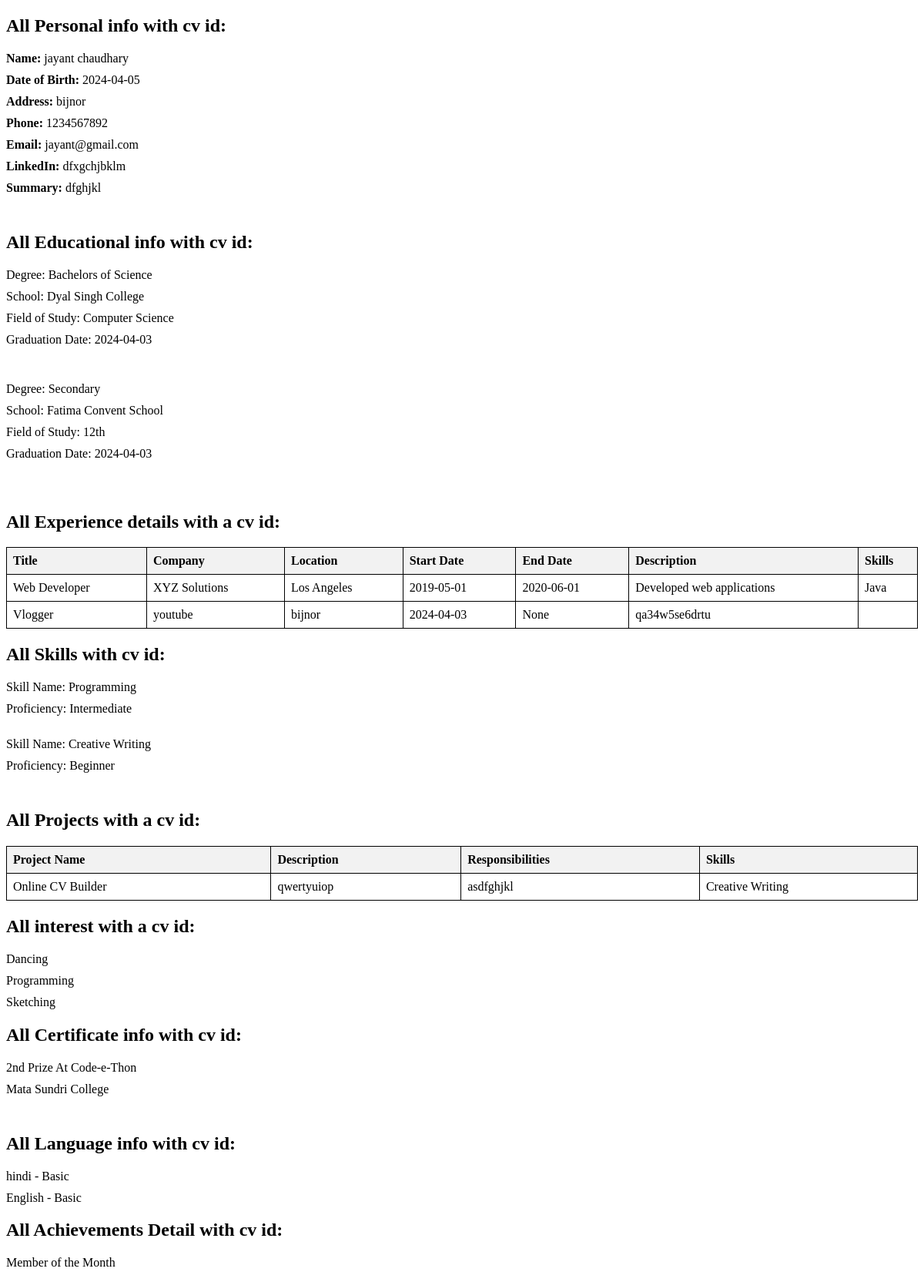
/queryall/22, run on the app's committed database.
### app.py (models this page shows)
class PersonalInformation(db.Model):
    PersonalInfoID = db.Column(db.Integer, primary_key=True)
    Userid = db.Column(db.Integer, db.ForeignKey("user.Userid"), nullable=False)
    CV_ID = db.Column(
        db.Integer, db.ForeignKey("cv.CV_ID"), nullable=False
    )  # New column for CV ID
    Fname = db.Column(db.String(100), nullable=False)
    Lname = db.Column(db.String(100), nullable=False)
    DOB = db.Column(db.Date, nullable=False)
    Address = db.Column(db.String(255), nullable=False)
    Phn = db.Column(db.String(20), nullable=False)
    Email = db.Column(db.String(100), nullable=False)
    LinkedIn = db.Column(db.String(255))
    Summary = db.Column(db.Text)

class Education(db.Model):
    Edu_ID = db.Column(db.Integer, primary_key=True)
    CV_ID = db.Column(db.Integer, db.ForeignKey("cv.CV_ID"), nullable=False)
    Userid = db.Column(db.Integer, db.ForeignKey("user.Userid"), nullable=False)
    Degree = db.Column(db.String(255), nullable=False)
    School = db.Column(db.String(255), nullable=False)
    FieldofStudy = db.Column(db.String(255), nullable=False)
    Grad_date = db.Column(db.Date, nullable=True)

class Experience(db.Model):
    __tablename__ = "experience"
    ExpID = db.Column(db.Integer, primary_key=True)
    CV_ID = db.Column(db.Integer, db.ForeignKey("cv.CV_ID"), nullable=False)
    Userid = db.Column(db.Integer, db.ForeignKey("user.Userid"), nullable=False)
    current_job = db.Column(db.Boolean, default=False)
    title = db.Column(db.String(255), nullable=False)
    company = db.Column(db.String(255), nullable=False)
    location = db.Column(db.String(255), nullable=False)  # Renamed from Location
    start_date = db.Column(db.Date, nullable=False)  # Renamed from StartDate
    end_date = db.Column(db.Date, nullable=True)  # Renamed from EndDate
    description = db.Column(db.String(255), nullable=False)  # Renamed from Desc
    skill_id = db.Column(db.Integer, db.ForeignKey("skills.SkillID"))

class Skills(db.Model):
    __tablename__ = "skills"
    SkillID = db.Column(db.Integer, primary_key=True)
    Userid = db.Column(db.Integer, db.ForeignKey("user.Userid"), nullable=False)
    CV_ID = db.Column(db.Integer, db.ForeignKey("cv.CV_ID"), nullable=False)
    skill_name = db.Column(db.String(255), nullable=False)  # Renamed from Skillname
    proficiency = db.Column(db.String(255), nullable=False)

class Project(db.Model):
    ProjectID = db.Column(db.Integer, primary_key=True)
    CV_ID = db.Column(db.Integer, db.ForeignKey("cv.CV_ID"), nullable=False)
    Userid = db.Column(db.Integer, db.ForeignKey("user.Userid"), nullable=False)
    skill_id = db.Column(db.Integer, db.ForeignKey("skills.SkillID"))
    PrjtName = db.Column(db.String(255), nullable=False)
    Desc = db.Column(db.String(255), nullable=False)
    Responsibilities = db.Column(db.String(255), nullable=False)

class Interest(db.Model):
    CV_ID = db.Column(db.Integer, db.ForeignKey("cv.CV_ID"), nullable=False)
    InterestID = db.Column(db.Integer, primary_key=True)
    Userid = db.Column(db.Integer, db.ForeignKey("user.Userid"), nullable=False)
    interest_name = db.Column(db.String(255), nullable=False)

class Certificates(db.Model):
    CertificateID = db.Column(db.Integer, primary_key=True)
    CV_ID = db.Column(db.Integer, db.ForeignKey("cv.CV_ID"), nullable=False)
    Userid = db.Column(db.Integer, db.ForeignKey("user.Userid"), nullable=False)
    Name = db.Column(db.String(255), nullable=False)
    Issuer = db.Column(db.String(255), nullable=False)

class Language(db.Model):
    CV_ID = db.Column(db.Integer, db.ForeignKey("cv.CV_ID"), nullable=False)
    LanguageID = db.Column(db.Integer, primary_key=True)
    Userid = db.Column(db.Integer, db.ForeignKey("user.Userid"), nullable=False)
    LangName = db.Column(db.String(100), nullable=False)
    Proficiency_Lang = db.Column(db.String(50), nullable=False)

class Achievement(db.Model):
    CV_ID = db.Column(db.Integer, db.ForeignKey("cv.CV_ID"), nullable=False)
    AchievID = db.Column(db.Integer, primary_key=True)
    Userid = db.Column(db.Integer, db.ForeignKey("user.Userid"), nullable=False)
    desc = db.Column(db.String(255), nullable=False)

### app.py (the view)
@app.route("/queryall/<int:cv_id>")
def queryall(cv_id):
    personal_info = PersonalInformation.query.filter_by(CV_ID=cv_id).all()
    education_details = Education.query.filter_by(CV_ID=cv_id).all()
    Skill_details = Skills.query.filter_by(CV_ID=cv_id).all()
    Certificates_details = Certificates.query.filter_by(CV_ID=cv_id).all()
    interest_details = Interest.query.filter_by(CV_ID=cv_id).all()
    language_details = Language.query.filter_by(CV_ID=cv_id).all()
    Achievement_details = Achievement.query.filter_by(CV_ID=cv_id).all()
    experiences = Experience.query.filter_by(CV_ID=cv_id).all()
    experience_skills = {}
    for experience in experiences:
        skill_ids = [
            experience.skill_id
        ]  # Assuming skill_id is a comma-separated string of skill IDs
        skill_names = [
            skill.skill_name
            for skill in Skills.query.filter(Skills.SkillID.in_(skill_ids))
        ]
        experience_skills[experience.ExpID] = skill_names
    projects = Project.query.filter_by(CV_ID=cv_id).all()
    project_skills = {}
    for project in projects:
        skill_ids = [
            project.skill_id
        ]  # Assuming skill_id is a comma-separated string of skill IDs
        skill_names = [
            skill.skill_name
            for skill in Skills.query.filter(Skills.SkillID.in_(skill_ids))
        ]
        project_skills[project.ProjectID] = skill_names
    return render_template(
        "Queries_all.html",
        Certificates_details=Certificates_details,
        personal_info=personal_info,
        education_details=education_details,
        experiences=experiences,
        experience_skills=experience_skills,
        Skill_details=Skill_details,
        projects=projects,
        project_skills=project_skills,
        interest_details=interest_details,
        language_details=language_details,
        Achievement_details=Achievement_details,
    )

### templates/Queries_all.html (shortened to what this page needs)
<!DOCTYPE html>
<html lang="en">
<head>
</head>
<body>
    <h2>All Personal info with cv id:</h2>
    <ul>
        {% for info in personal_info %}
            <li><strong>Name:</strong> {{ info.Fname }} {{ info.Lname }}</li>
            <li><strong>Date of Birth:</strong> {{ info.DOB }}</li>
            <li><strong>Address:</strong> {{ info.Address }}</li>
            <li><strong>Phone:</strong> {{ info.Phn }}</li>
            <li><strong>Email:</strong> {{ info.Email }}</li>
            <li><strong>LinkedIn:</strong> {{ info.LinkedIn }}</li>
            <li><strong>Summary:</strong> {{ info.Summary }}</li>
            <br>
        {% endfor %}
    </ul>
    <h2>All Educational info with cv id:</h2>
    <ul>
    {% for edu in education_details %}
        <li>Degree: {{ edu.Degree }}</li>
        <li>School: {{ edu.School }}</li>
        <li>Field of Study: {{ edu.FieldofStudy }}</li>
        <li>Graduation Date: {{ edu.Grad_date }}</li><br><br>
    {% endfor %}
    </ul>
    <h2>All Experience details with a cv id:</h2>
    <table>
        <thead>
            <tr>
                <th>Title</th>
                <th>Company</th>
                <th>Location</th>
                <th>Start Date</th>
                <th>End Date</th>
                <th>Description</th>
                <th>Skills</th>
            </tr>
        </thead>
        <tbody>
            {% for experience in experiences %}
                <tr>
                    <td>{{ experience.title }}</td>
                    <td>{{ experience.company }}</td>
                    <td>{{ experience.location }}</td>
                    <td>{{ experience.start_date }}</td>
                    <td>{{ experience.end_date }}</td>
                    <td>{{ experience.description }}</td>
                    <td>
                        {% for skill in experience_skills[experience.ExpID] %}
                            {{ skill }}{% if not loop.last %}, {% endif %}
                        {% endfor %}
                    </td>
                </tr>
            {% endfor %}
        </tbody>
    </table>
    <h2>All Skills with cv id:</h2>
    <ul>
    {% for skill in Skill_details %}
        <li>Skill Name: {{ skill.skill_name }}</li>
        <li>Proficiency: {{ skill.proficiency }}</li><br>
    {% endfor %}
    </ul>
    <h2>All Projects with a cv id:</h2>
    <table>
        <thead>
            <tr>
                <th>Project Name</th>
                <th>Description</th>
                <th>Responsibilities</th>
                <th>Skills</th>
            </tr>
        </thead>
        <tbody>
            {% for project in projects %}
                <tr>
                    <td>{{ project.PrjtName }}</td>
                    <td>{{ project.Desc }}</td>
                    <td>{{ project.Responsibilities }}</td>
                    <td>
                        {% for skill in project_skills[project.ProjectID] %}
                            {{ skill }}{% if not loop.last %}, {% endif %}
                        {% endfor %}
                    </td>
                </tr>
            {% endfor %}
        </tbody>
    </table>
    <h2>All interest with a cv id:</h2>
    <ul>
    {% for interest in interest_details %}
        <li>{{ interest.interest_name }}</li>
    {% endfor %}
    </ul>
    <h2>All Certificate info with cv id:</h2>
    <ul>
    {% for cert in Certificates_details %}
        <li>{{ cert.Name }}</li>
        <li>{{ cert.Issuer }}</li><br>
    {% endfor %}
    </ul>
    <h2>All Language info with cv id:</h2>
    <ul>
    {% for language in language_details %}
        <li>{{ language.LangName }} - {{ language.Proficiency_Lang }}</li>
    {% endfor %}
    </ul>
    <h2>All Achievements Detail with cv id:</h2>
    <ul>
    {% for achievement in Achievement_details %}
        <li>{{ achievement.desc }}</li>
    {% endfor %}
    </ul>
</body>
</html>

### templates/Queries_all.html (style rules this page uses)
ul { list-style-type: none; padding: 0; }
li { margin-bottom: 10px; }
table { border-collapse: collapse; width: 100%; }
th, td { border: 1px solid black; padding: 8px; text-align: left; }
th { background-color: #f2f2f2; }
th:not(:last-child), td:not(:last-child) { padding-right: 20px; }

### data on the page
PersonalInformation: Fname "jayant", Lname "chaudhary", DOB "2024-04-05", Address "bijnor", Phn "1234567892", Email "jayant@gmail.com", LinkedIn "dfxgchjbklm", Summary "dfghjkl"
Education: Degree "Bachelors of Science", School "Dyal Singh College", FieldofStudy "Computer Science", Grad_date "2024-04-03"
Education: Degree "Secondary", School "Fatima Convent School", FieldofStudy "12th", Grad_date "2024-04-03"
Experience: title "Web Developer", company "XYZ Solutions", location "Los Angeles", start_date "2019-05-01", end_date "2020-06-01", description "Developed web applications"
Skills: skill_name "Java"
Experience: title "Vlogger", company "youtube", location "bijnor", start_date "2024-04-03", end_date "None", description "qa34w5se6drtu"
Skills: skill_name "Programming", proficiency "Intermediate"
Skills: skill_name "Creative Writing", proficiency "Beginner"
Project: PrjtName "Online CV Builder", Desc "qwertyuiop", Responsibilities "asdfghjkl"
Interest: interest_name "Dancing"
Interest: interest_name "Programming"
Interest: interest_name "Sketching"
Certificates: Name "2nd Prize At Code-e-Thon", Issuer "Mata Sundri College"
Language: LangName "hindi", Proficiency_Lang "Basic"
Language: LangName "English", Proficiency_Lang "Basic"
Achievement: desc "Member of the Month"
